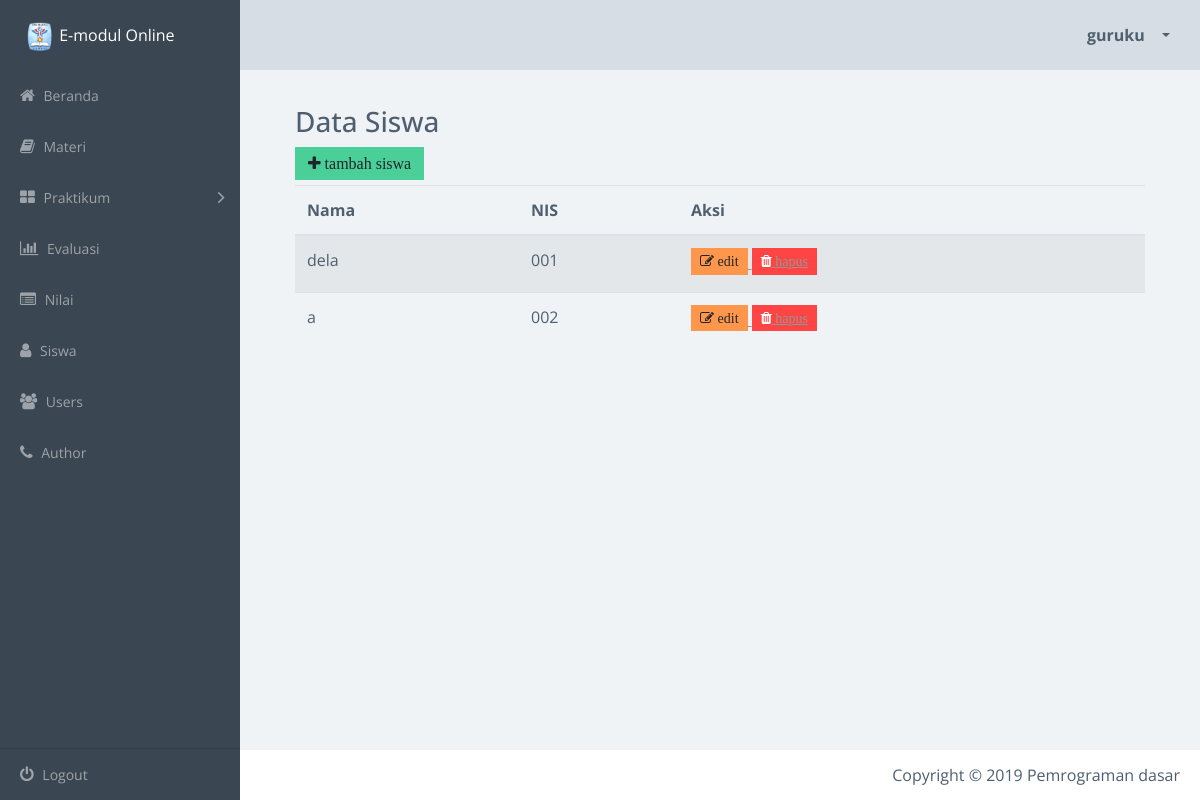
Page /siswa.php (signed in) on the committed database.
### tables this page shows
CREATE TABLE `siswa` (
  `id_siswa` int(10) NOT NULL AUTO_INCREMENT,
  `nis` varchar(10) DEFAULT NULL,
  `nama` varchar(100) DEFAULT NULL,
  PRIMARY KEY (`id_siswa`)
);

### siswa.php (the view, shortened to what this page needs)
<?php
include_once("config.php");
$result = mysqli_query($conn, "SELECT * FROM siswa ORDER BY id_siswa ASC");
?>
<!doctype html>
<html class="no-js" lang="en">
    <head>
        <link rel="stylesheet" href="css/vendor.css">
        <link rel="stylesheet" href="css/app-blue.css">
        <link rel="stylesheet" type="text/css" href="css/jquery.dataTables.min.css">
    </head>
    <body>
        <div class="main-wrapper">
            <div class="app" id="app">
                <header class="header">
                    <div class="header-block header-block-nav">
                        <ul class="nav-profile">
                            <li class="profile dropdown">
                                <a class="nav-link dropdown-toggle" data-toggle="dropdown" href="#" role="button" aria-haspopup="true" aria-expanded="false">
                                    <span class="name"> <?php echo $_SESSION['username']; ?> </span>
                                </a>
                            </li>
                        </ul>
                    </div>
                </header>
                <aside class="sidebar">
                    <div class="sidebar-container">
                        <div class="sidebar-header">
                            <div class="brand">
                                <div>
                                    <img src="assets/logosmk.png" width="30" height="30"> E-modul Online
                                </div>
                            </div>
                        </div>
                        <nav class="menu">
                            <ul class="sidebar-menu metismenu" id="sidebar-menu">
                                <li class="">
                                    <a href="index.php">
                                        <i class="fa fa-home"></i> Beranda </a>
                                </li>
                                <li class="">
                                    <a href="materi.php">
                                        <i class="fa fa-book"></i> Materi </a>
                                </li>
                                <li>
                                    <a href="">
                                        <i class="fa fa-th-large"></i> Praktikum
                                        <i class="fa arrow"></i>
                                    </a>
                                </li>
                                <li class="">
                                    <a href="evaluasi.php">
                                        <i class="fa fa-bar-chart"></i> Evaluasi  </a>
                                </li>
                                <li class="">
                                    <a href="nilai.php">
                                        <i class="fa fa-list-alt"></i> Nilai </a>
                                </li>
                                <li class="">
                                    <a href="siswa.php">
                                        <i class="fa fa-user"></i> Siswa </a>
                                </li>
                                <li class="">
                                    <a href="users.php">
                                        <i class="fa fa-users"></i> Users </a>
                                </li>
                                <li class="">
                                    <a href="author.php">
                                        <i class="fa fa-phone"></i> Author </a>
                                </li>
                            </ul>
                        </nav>
                    </div>
                    <footer class="sidebar-footer">
                        <ul class="sidebar-menu metismenu" id="customize-menu">
                            <li>
                                <a href="logout.php">
                                    <i class="fa fa-power-off"></i> Logout </a>
                            </li>
                        </ul>
                    </footer>
                </aside>
                <article class="content dashboard-page">
                    <section class="section">
                        <div class="data-table-area">
                            <div class="container">
                                <div class="row">
                                    <div class="col-lg-12 col-md-12 col-sm-12 col-xs-12">
                                        <div class="data-table-list">
                                            <div class="basic-tb-hd">
                                                <h3>Data Siswa</h3>
                                                <a href="tambahSiswa.php"><button class="btn btn-success fa fa-plus" title="tambah"> tambah siswa</button></a>
                                            </div>
                                            <div class="table-responsive">
                                                <table id="data-table-basic" class="table table-striped">
                                                    <thead>
                                                        <tr>
                                                            <th>Nama</th>
                                                            <th>NIS</th>
                                                            <th>Aksi</th>
                                                        </tr>
                                                    </thead>
                                                    <tbody>
                                                     <?php
                                                     while($data = mysqli_fetch_array($result)) {
                                                        echo"<tr>";
                                                        echo "<td>" .$data['nama']. "</td>";
                                                        echo "<td>".$data['nis']."</td>";
                                                        echo "<td><a href='editSiswa.php?id=$data[id_siswa]'><button title='edit' class='btn btn-warning btn-sm fa fa-edit'> edit </button>
                                                        <button title='hapus' class='btn btn-danger btn-sm fa fa-trash'><a href='deleteSiswa.php?id=$data[id_siswa]'> hapus </button></td>";
                                                        echo"</tr>";
                                                    }
                                                    ?>
                                            </table>
                                        </div>
                                    </div>
                                </div>
                            </div>
                        </div>
                    </div>
                </section>
            </article>
                <footer class="footer">
                    <div class="footer-block author">
                        <ul>
                            <li>
                                Copyright &copy 2019 Pemrograman dasar
                            </li>
                        </ul>
                    </div>
                </footer>
    </body>
</html>

### rows in the picture
siswa: nama "dela", nis "001"
siswa: nama "a", nis "002"

### other values in the picture
$_SESSION['username'] "guruku"
